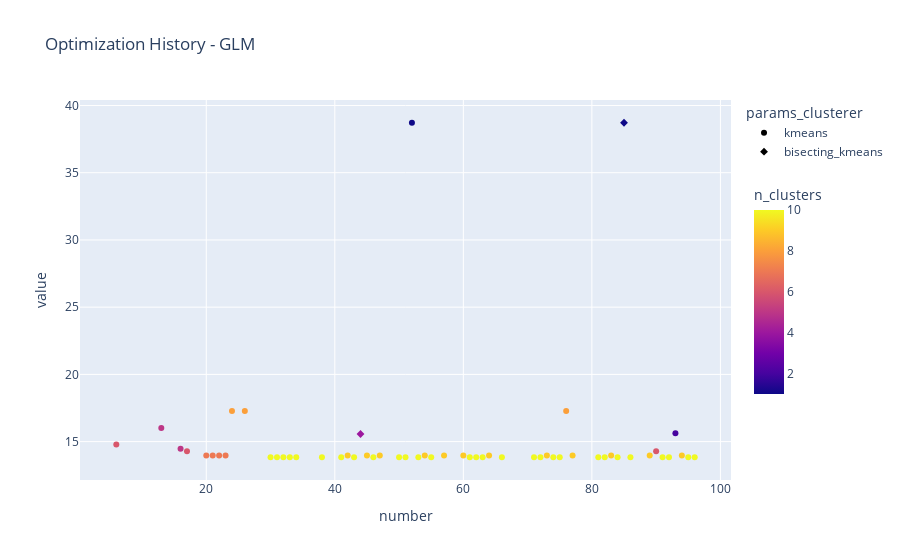

The code cell stored with this chart in its notebook:
### Markdown cell above
This plot shows the study optimization history, by showing the objective value for each Optuna trial. Besides that, we can see the clusterer that was used and the number of clusters chosen.

### Code cell
fig = px.scatter(df_filter_glm, 
                 x="number", 
                 y="value", 
                 symbol="params_clusterer",
                 color="n_clusters",
                 title="Optimization History - GLM",)

fig.update_coloraxes(
    colorbar_title_side="top",
    colorbar=dict(len=0.6)  # reduz altura da barra de cor
)

fig.show()

### Figure 1 — Plotly figure (JSON) as saved in the notebook; plotly's stock layout.template omitted (floating-point values rounded to 4 significant figures)
{"data": [{"hovertemplate": "params_clusterer=kmeans<br>number=%{x}<br>value=%{y}<br>n_clusters=%{marker.color}<extra></extra>", "legendgroup": "kmeans", "marker": {"color": [6.0, 5.0, 5.0, 6.0, 7.0, 7.0, 7.0, 7.0, 8.0, 8.0, 10.0, 10.0, 10.0, 10.0, 10.0, 10.0, 10.0, 9.0, 10.0, 9.0, 10.0, 9.0, 10.0, 10.0, 1.0, 10.0, 9.0, 10.0, 9.0, 9.0, 10.0, 10.0, 10.0, 9.0, 10.0, 10.0, 10.0, 9.0, 10.0, 10.0, 8.0, 9.0, 10.0, 10.0, 9.0, 10.0, 10.0, 9.0, 6.0, 10.0, 10.0, 2.0, 9.0, 10.0, 10.0], "coloraxis": "coloraxis", "symbol": "circle"}, "mode": "markers", "name": "kmeans", "orientation": "v", "showlegend": true, "type": "scatter", "x": [6, 13, 16, 17, 20, 21, 22, 23, 24, 26, 30, 31, 32, 33, 34, 38, 41, 42, 43, 45, 46, 47, 50, 51, 52, 53, 54, 55, 57, 60, 61, 62, 63, 64, 66, 71, 72, 73, 74, 75, 76, 77, 81, 82, 83, 84, 86, 89, 90, 91, 92, 93, 94, 95, 96], "xaxis": "x", "y": [14.78, 16.0, 14.47, 14.28, 13.96, 13.96, 13.96, 13.96, 17.28, 17.28, 13.84, 13.84, 13.84, 13.84, 13.84, 13.84, 13.84, 13.96, 13.84, 13.96, 13.84, 13.96, 13.84, 13.84, 38.72, 13.84, 13.96, 13.84, 13.96, 13.96, 13.84, 13.84, 13.84, 13.96, 13.84, 13.84, 13.84, 13.96, 13.84, 13.84, 17.28, 13.96, 13.84, 13.84, 13.96, 13.84, 13.84, 13.96, 14.28, 13.84, 13.84, 15.63, 13.96, 13.84, 13.84], "yaxis": "y"}, {"hovertemplate": "params_clusterer=bisecting_kmeans<br>number=%{x}<br>value=%{y}<br>n_clusters=%{marker.color}<extra></extra>", "legendgroup": "bisecting_kmeans", "marker": {"color": [4.0, 1.0], "coloraxis": "coloraxis", "symbol": "diamond"}, "mode": "markers", "name": "bisecting_kmeans", "orientation": "v", "showlegend": true, "type": "scatter", "x": [44, 85], "xaxis": "x", "y": [15.57, 38.72], "yaxis": "y"}], "layout": {"coloraxis": {"colorbar": {"len": 0.6, "title": {"side": "top", "text": "n_clusters"}}, "colorscale": [[0, "#0d0887"], [0.1111, "#46039f"], [0.2222, "#7201a8"], [0.3333, "#9c179e"], [0.4444, "#bd3786"], [0.5556, "#d8576b"], [0.6667, "#ed7953"], [0.7778, "#fb9f3a"], [0.8889, "#fdca26"], [1, "#f0f921"]]}, "legend": {"title": {"text": "params_clusterer"}, "tracegroupgap": 0}, "title": {"text": "Optimization History - GLM"}, "xaxis": {"anchor": "y", "domain": [0, 1], "title": {"text": "number"}}, "yaxis": {"anchor": "x", "domain": [0, 1], "title": {"text": "value"}}}}
